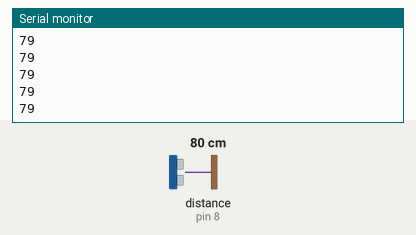
Simulated run of this sketch. Board: Arduino Uno, built with avr-gcc and run on an emulated ATmega328P. On the bench: the last lines printed to the serial monitor. Wiring (inferred from the names in the program): ultrasonic range finder: trigger pin 9; echo pin 8. The inputs (shaded band) are chosen by the test bench; at power-on: distance to the obstacle (sensor on pin 8) 80 cm. The echo pulse lasts 58.3 µs per cm.

Above: at 1.2 s.
1.3 s: distance to the obstacle (sensor on pin 8) set to 2 cm
At 1.34 s:
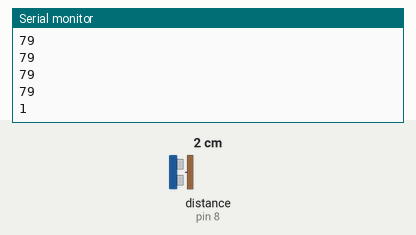
2.8 s: distance to the obstacle (sensor on pin 8) set to 4 cm
At 2.81 s:
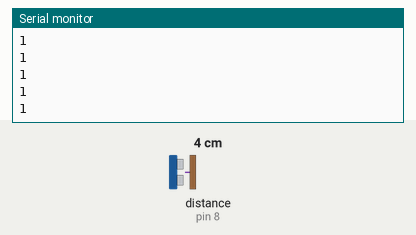
Timing chart, 0 to 5.8 s (numbered marks = the images above; inputs shaded):
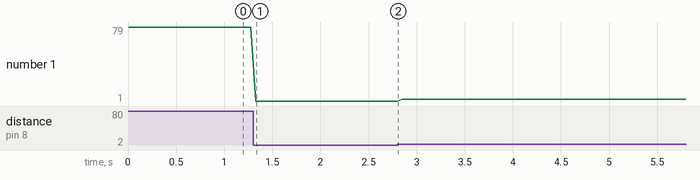

Measured:
- after the input at 1.3 s, the serial monitor: prints a new line at once (image 1)
- plotted number 1: 79 → 1 after the input at 1.3 s, 1 → 3 after the input at 2.8 s

The sketch:

capteurt_a_ultrason___lcd_programme_ino.ino
```cpp
#define echoPin 8 // Echo Pin
#define trigPin 9 // Trigger Pin
long duration, distance; // Duration used to calculate distance

void setup() {
  Serial.begin (9600);
  pinMode(trigPin, OUTPUT);
  pinMode(echoPin, INPUT);
}

void loop() {
  digitalWrite(trigPin, LOW);
  delayMicroseconds(2);
  digitalWrite(trigPin, HIGH);
  delayMicroseconds(10);
  digitalWrite(trigPin, LOW);
  duration = pulseIn(echoPin, HIGH);
  distance = duration / 58.2;
  Serial.println(distance);
  delay(50);
}
```
